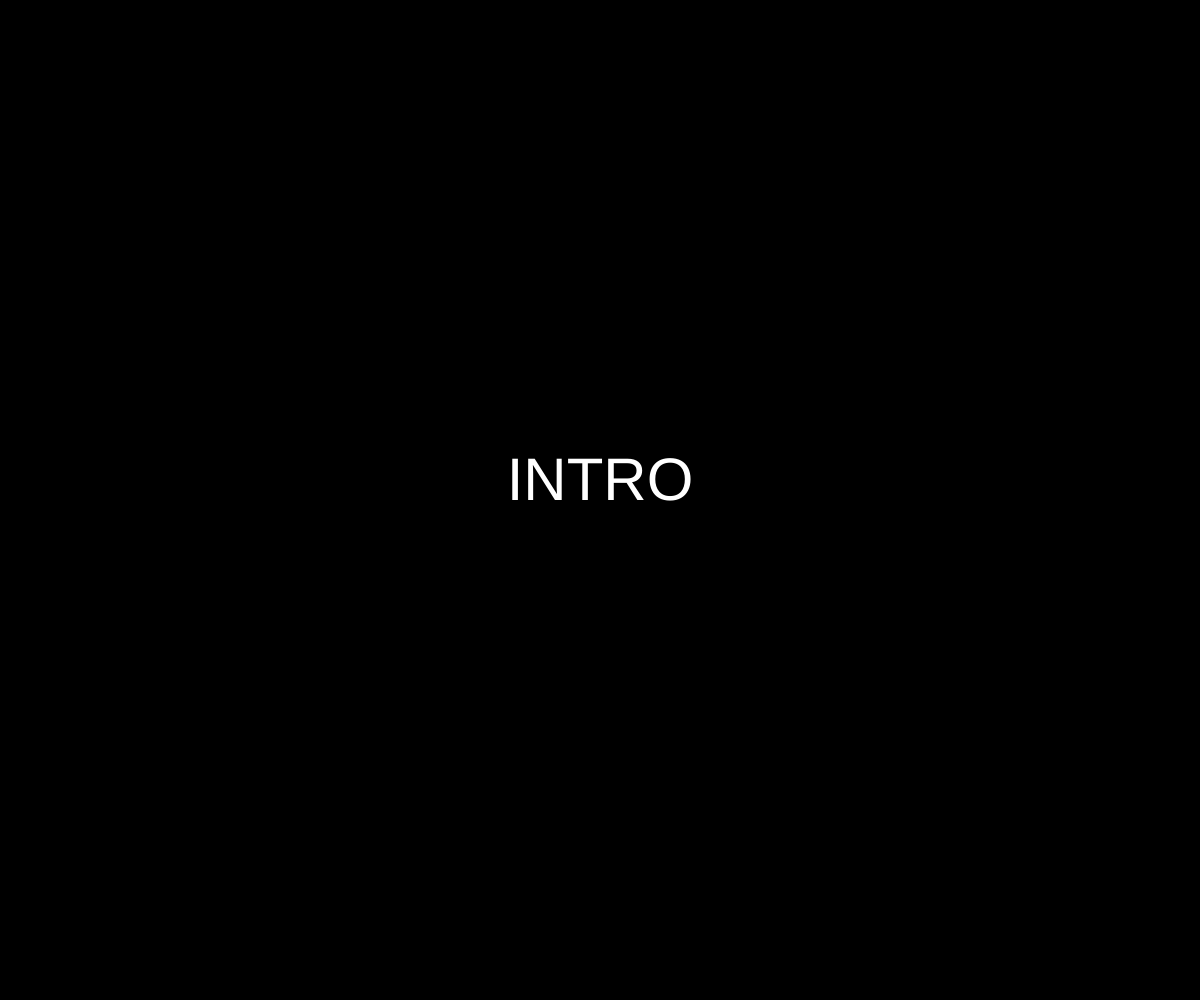
Frame 1 (no input)
Frame 60 (no input): identical to frame 1, image omitted
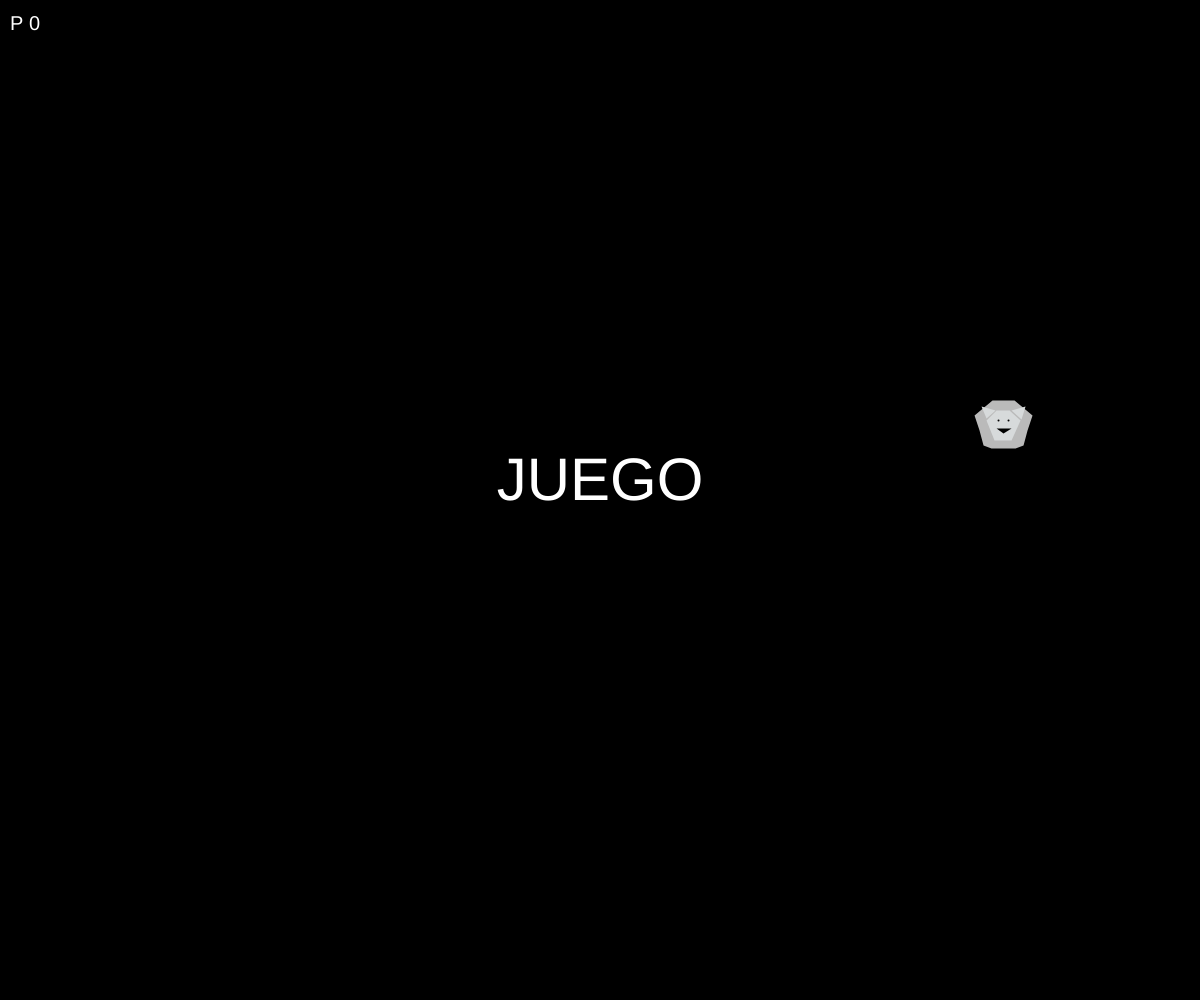
Frame 120 (the mouse pressed at the canvas centre since frame 60)

The p5.js sketch that drew these frames (run headless with seeded random() and noise() and a simulated clock; from frame 60 on, the mouse is pressed at the canvas centre):

// p5.js sketch
// ── sketch.js
var estado = 0;

var INTRO = 1;
var JUEGO = 2;
var OUTRO = 3;

var colorFondo = 100;

var elTigre;

var puntaje = 0;

var value = 0;

function setup() {
  createCanvas(windowWidth, windowHeight);
  estado = INTRO;

  elTigre = new Tigrecito();
}

function draw() {
  if (estado == INTRO) {
    background(0, 0, 0);
    fill(255);
    textAlign(CENTER);
    textSize(60);
    text("INTRO", width/2, height/2);
  } else if (estado == JUEGO) {
    background(value);
    fill(255);
    textAlign(CENTER);
    textSize(60);
    text("JUEGO", width/2, height/2);

    textAlign(LEFT);
    textSize(20);
    text("P " + puntaje, 10, 30);

    elTigre.dibujarse();
    elTigre.moverse();

    if (puntaje > 10) {
      estado = OUTRO;
      puntaje = 0;
    }
  } else {
    background(200);
    fill(255);
    textAlign(CENTER);
    textSize(60);
    text("¡¡¡¡¡GANASTE!!!!!", width/2, height/2);
  }
}

function keyReleased() {
  if (estado == INTRO) {
    if (keyCode == 32) {
      estado = JUEGO;
    }
  } else if (estado == JUEGO) {
    if (keyCode == 32) {
    }
  } else {
    if (keyCode == 32) {
      estado = INTRO;
    }
  }
}

function mousePressed() {
  if (estado == INTRO) {
    estado = JUEGO;
  } else if (estado == JUEGO) {
    if (dist(mouseX, mouseY, elTigre.x, elTigre.y) < 50) {
      puntaje = puntaje + 1;
    }
  } else {
  }
  
}

function mouseDragged() {
  if (estado == INTRO) {
  } else if (estado == JUEGO) {
    colorFondo = map(mouseX, 0, width, 0, 255);

    if (dist(mouseX, mouseY, elTigre.x, elTigre.y) < 20) {
      elTigre.arrastrarse();
    }

    for (var i = 0; i < touches.length; i = i+1) {
      if (dist(touches[i].x, touches[i].y, elTigre.x, elTigre.y) < 50) {
        elTigre.arrastrarse();
      }
    }
  } else {
  }
  
  return false;

}

function Tigrecito() {
  this.x = random(0, width); 
  this.y = random(height/4, height/2);
  this.dirX = 1;
  this.dirY = 1;

  this.dibujarse = function() {
    noStroke();
    fill(186, 186, 186);
    beginShape();
    vertex(this.x, this.y);
    vertex(this.x + 5, this.y + 15);
    vertex(this.x + 9, this.y + 30);
    vertex(this.x + 17, this.y + 33);
    vertex(this.x + 41, this.y + 33);
    vertex(this.x + 49, this.y + 30);
    vertex(this.x + 53, this.y + 15);
    vertex(this.x + 58, this.y);
    vertex(this.x + 40, this.y - 15);
    vertex(this.x + 18, this.y - 15);
    endShape(CLOSE);

    fill(215, 218, 219);
    triangle(this.x + 37, this.y - 5, this.x + 47, this.y + 4, this.x + 51, this.y - 9);
    triangle(this.x + 7, this.y - 9, this.x + 12, this.y + 3, this.x + 21, this. y - 5);

    beginShape();
    vertex(this.x + 22, this.y - 5);
    vertex(this.x + 12, this.y + 5);
    vertex(this.x + 20, this.y + 25);
    vertex(this.x + 37, this.y + 25);
    vertex(this.x + 46, this.y + 5);
    vertex(this.x + 35, this.y - 5);
    endShape(CLOSE);

    fill(0, 0, 0);
    ellipse(this.x + 24, this.y + 5, 2, 2);
    ellipse(this.x + 34, this.y + 5, 2, 2);

    triangle(this.x + 22, this.y + 13, this.x + 37, this.y + 13, this.x + 29, this.y + 18);
  }

  this.moverse = function() {

    if (this.x >= width || this.x <= 0) {
      this.dirX = -this.dirX;
      this.x = this.x + (this.dirX*4);
    }

    if (this.y >= height/2 || this.y <= height/4) {
      this.dirY = -this.dirY;
      this.y = this.y + (this.dirY*4);
    }

    this.x = this.x + (this.dirX*random(0, 4));
    this.y = this.y + (this.dirY*random(0, 4));
  }

  this.arrastrarse = function() {
    this.x = mouseX;
    this.y = mouseY;
  }
}

function deviceShaken() {
  value = value + 1;
  if (value > 255) {
    value = 0;
  }
}
